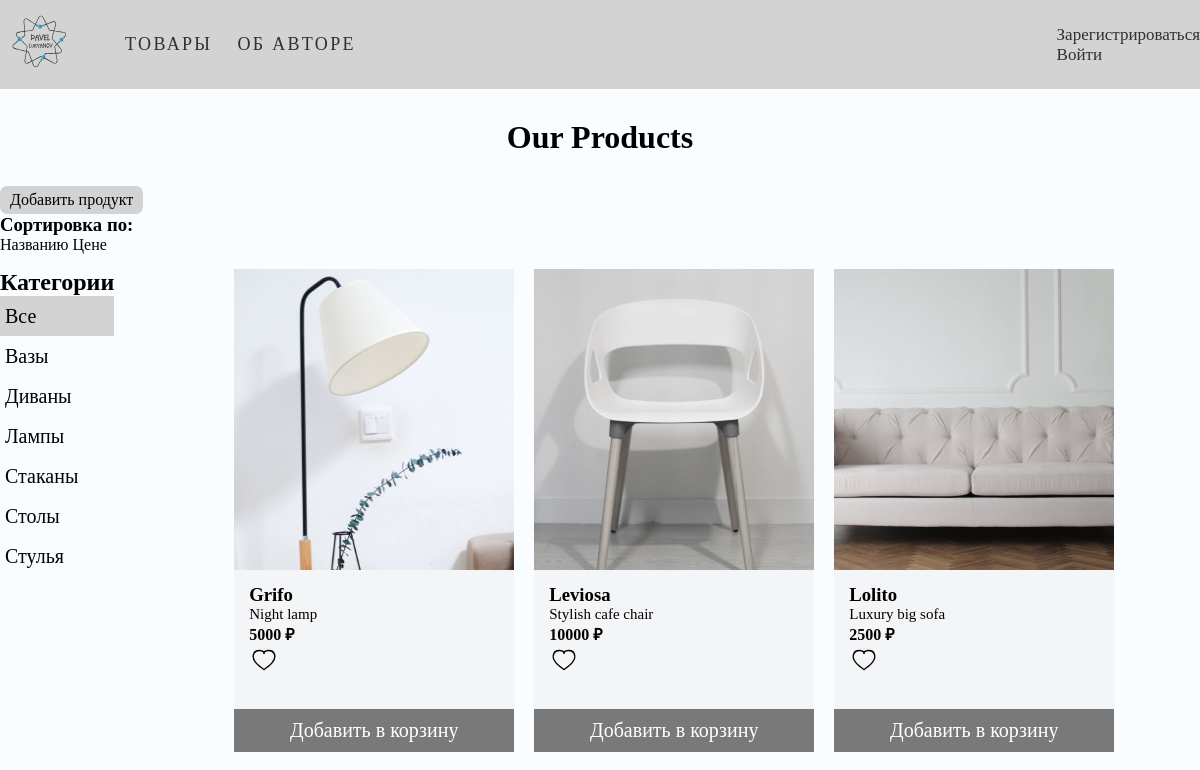
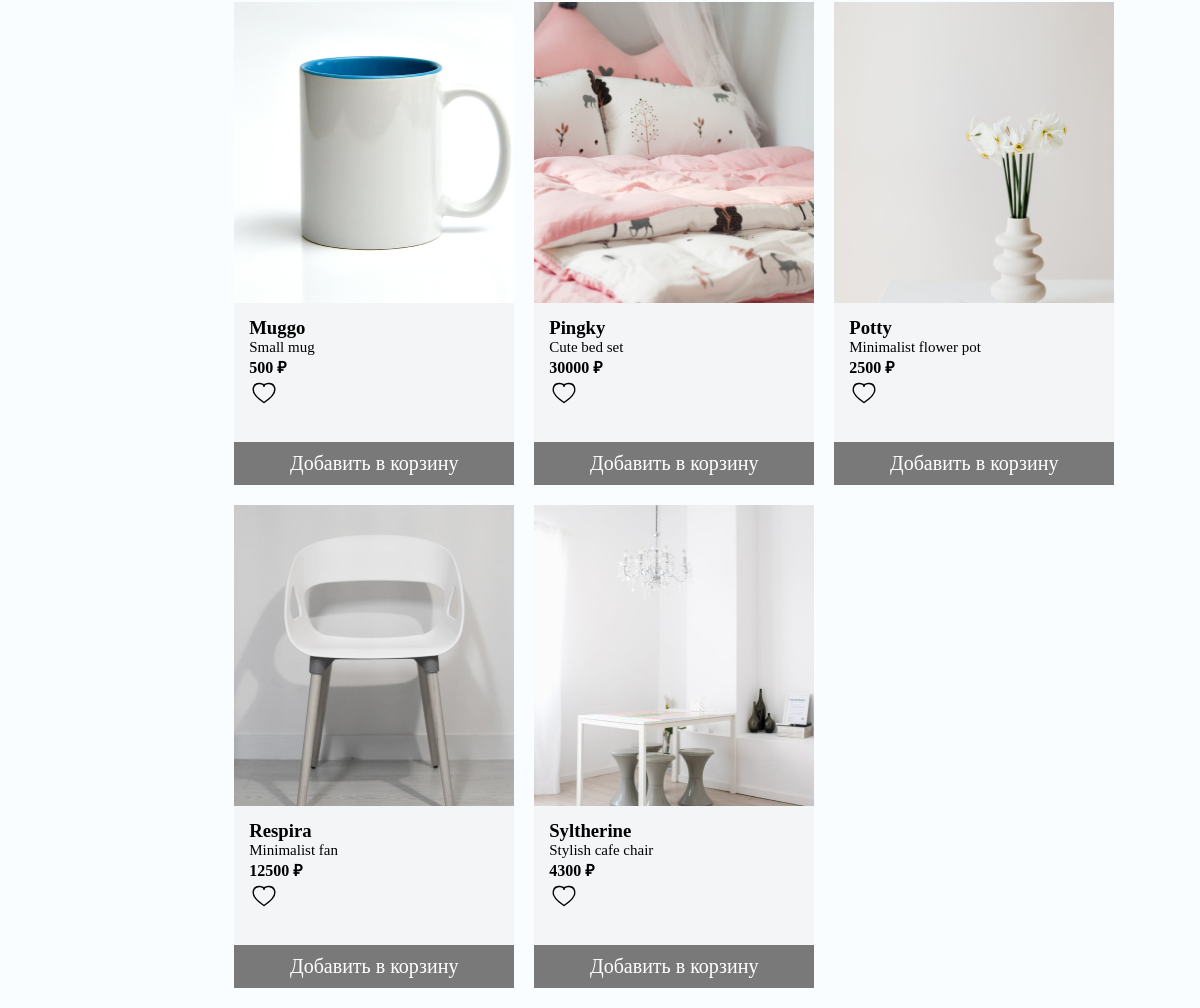
The page / on the database its author committed (2 pictures, top to bottom).
### main_page/models.py (models this page shows, shortened)
class Category(models.Model):
    name = models.CharField(max_length=100, db_index=True)
    slug = models.SlugField(max_length=100, db_index=True, unique=True)
    class Meta:
        ordering = ('name',)
        verbose_name = 'Категория'
        verbose_name_plural = 'Категории'
    def get_absolute_url(self):
        return reverse('main_page:product_list_by_category', args=[self.slug])

class Product(models.Model):
    category = models.ForeignKey(Category, on_delete=models.CASCADE, related_name='Продукты', null=True)
    name = models.CharField(max_length=50, db_index=True, verbose_name='Наименование', null=True)
    slug = models.SlugField(max_length=100, db_index=True, null=True)
    description = models.TextField(max_length=350, verbose_name='Описание', null=True)
    img = models.ImageField(upload_to='main_page/images', verbose_name='Изображение', null=True)
    price = models.CharField(max_length=10, verbose_name='Цена', null=True)
    available = models.BooleanField(default=True, null=True)
    created = models.DateTimeField(auto_now_add=True, null=True)
    updated = models.DateTimeField(auto_now=True, null=True)
    class Meta:
        ordering = ('name',)
        index_together = ('id', 'slug',)
        verbose_name = 'Товар'
        verbose_name_plural = 'Товары'
    def get_absolute_url(self):
        return reverse('main_page:product_detail', args=[self.id, self.slug])

### main_page/views.py (the view)
# urls.py: path('', views.products_list, name='index'),
def products_list(request, category_slug=None):
    category = None
    categories = Category.objects.all()
    products = Product.objects.filter(available=True)
    sort_by = request.GET.get('sort_by')
    if sort_by == 'name':
        products = Product.objects.order_by('name')
    elif sort_by == 'price':
        products = Product.objects.order_by('price')
    if category_slug:
        category = get_object_or_404(Category, slug=category_slug)
        products = products.filter(category=category)
    return render(request,
                  'main_page/index.html',
                  {'category': category,
                   'categories': categories,
                   'products': products})

### templates/main_page/index.html (shortened to what this page needs)
{% extends 'main_page/base.html' %}
{% load static %}
{% block css %}
    <link rel="stylesheet" href="{% static 'css/style.css' %}">
{% endblock %}
{% block content %}
    <h1>Our Products</h1>
    <div class="add-product-block container">
        <a class="add-product" href="{% url 'main_page:add_product' %}">Добавить продукт</a>
    </div>
    <div class="sorted-block container">
        <h3>Сортировка по:</h3>
        <a class="sort-by" href="?sort_by=name">Названию</a>
        <a class="sort-by" href="?sort_by=price">Цене</a>
    </div>
    <section class="main-content container">
        <aside class="categories-block">
            <h2>Категории</h2>
            <ul class="categories-list">
                <li {% if not category %} class="all-selected" {% endif %}>
                    <a href="{% url 'main_page:index' %}">Все</a>
                </li>
                {% for cat in categories %}
                <li {% if category.slug == cat.slug %} class="cat-selected" {% endif %}>
                    <a href="{{ cat.get_absolute_url }}">{{ cat.name }}</a>
                </li>
                {% endfor %}
            </ul>
        </aside>
        <div class="products-tape">
            {% for product in products %}
                <a href="{{ product.get_absolute_url }}">
                    <div class="product-card">
                        {% if product.img %}
                        <img src="{{ product.img.url }}" height="301" width="280" alt="Товар">
                        <div class="product-description">
                            <div class="product-info">
                                <h3>{{ product.name }}</h3>
                                <p>{{ product.description }}</p>
                                <span><b>{{ product.price }} ₽</b></span>
                            </div>
                            <div class="interaction-item">
                                <a href="{% url 'add_to_favourite' product.id%}">
                                    <img src="{% static 'main_page/favourites-icon.svg' %}" height="30" width="30" alt="">
                                </a>
                            </div>
                        </div>
                        {% else %}
                        <div class="product-description">
                            <h3>{{ product.title }}</h3>
                            <p>{{ product.description }}</p>
                            <span><b>{{ product.price }}</b></span>
                        </div>
                        {% endif %}
                        <div class="add_cart">
                            <a href="{% url 'add_item' product.id %}">Добавить в корзину</a>
                        </div>
                    </div>
                </a>
            {% endfor %}
        </div>
    </section>
{% endblock %}

### main_page/static/css/base.css (style rules this page uses)
body { padding: 0; margin: 0; background-color: #f9fdff; }
h1, h2, h3, p { margin: 0; padding: 0; }
.container { max-width: 1500px; min-width: 320px; margin: 0 auto; box-sizing: border-box }
ul { margin: 0; padding: 0; }

### main_page/static/css/style.css (style rules this page uses)
body { padding: 0; margin: 0; }
.container { max-width: 1200px; min-width: 320px; margin: 0 auto; box-sizing: border-box }
h1 { text-align: center; padding: 30px 0 30px 0; }
a { text-decoration: none; color: black; cursor: pointer; }
.main-content { display: flex; margin-top: 15px; }
.categories-list li { display: flex; align-items: center; font-size: 20px; padding: 5px; }
.categories-block { margin-right: 10%; }
.all-selected { background-color: lightgray; }
.add-product { display: inline-block; background-color: lightgrey; text-decoration: none; padding: 5px 10px 5px 10px; border-radius: 7px; color: black; }
.categories-list li { list-style: none; height: 30px; }
.products-tape { display: flex; flex-wrap: wrap; }
.product-card { margin: 0 20px 20px 0; background-color: #f4f5f7; }
.product-description { padding: 10px 0 25px 15px; }
.product-description > * { padding-bottom: 5px; }
.product-description p { font-size: 15px; }
.add_cart { text-align: center; padding: 10px; font-size: 20px; background-color: #797979; }
.add_cart a { color: #ffffff; }

### rows shown on the page
Category: name "Вазы"
Category: name "Диваны"
Category: name "Лампы"
Category: name "Стаканы"
Category: name "Столы"
Category: name "Стулья"
Product: img (picture), name "Grifo", description "Night lamp", price "5000"
Product: img (picture), name "Leviosa", description "Stylish cafe chair", price "10000"
Product: img (picture), name "Lolito", description "Luxury big sofa", price "2500"
Product: img (picture), name "Muggo", description "Small mug", price "500"
Product: img (picture), name "Pingky", description "Cute bed set", price "30000"
Product: img (picture), name "Potty", description "Minimalist flower pot", price "2500"
Product: img (picture), name "Respira", description "Minimalist fan", price "12500"
Product: img (picture), name "Syltherine", description "Stylish cafe chair", price "4300"
